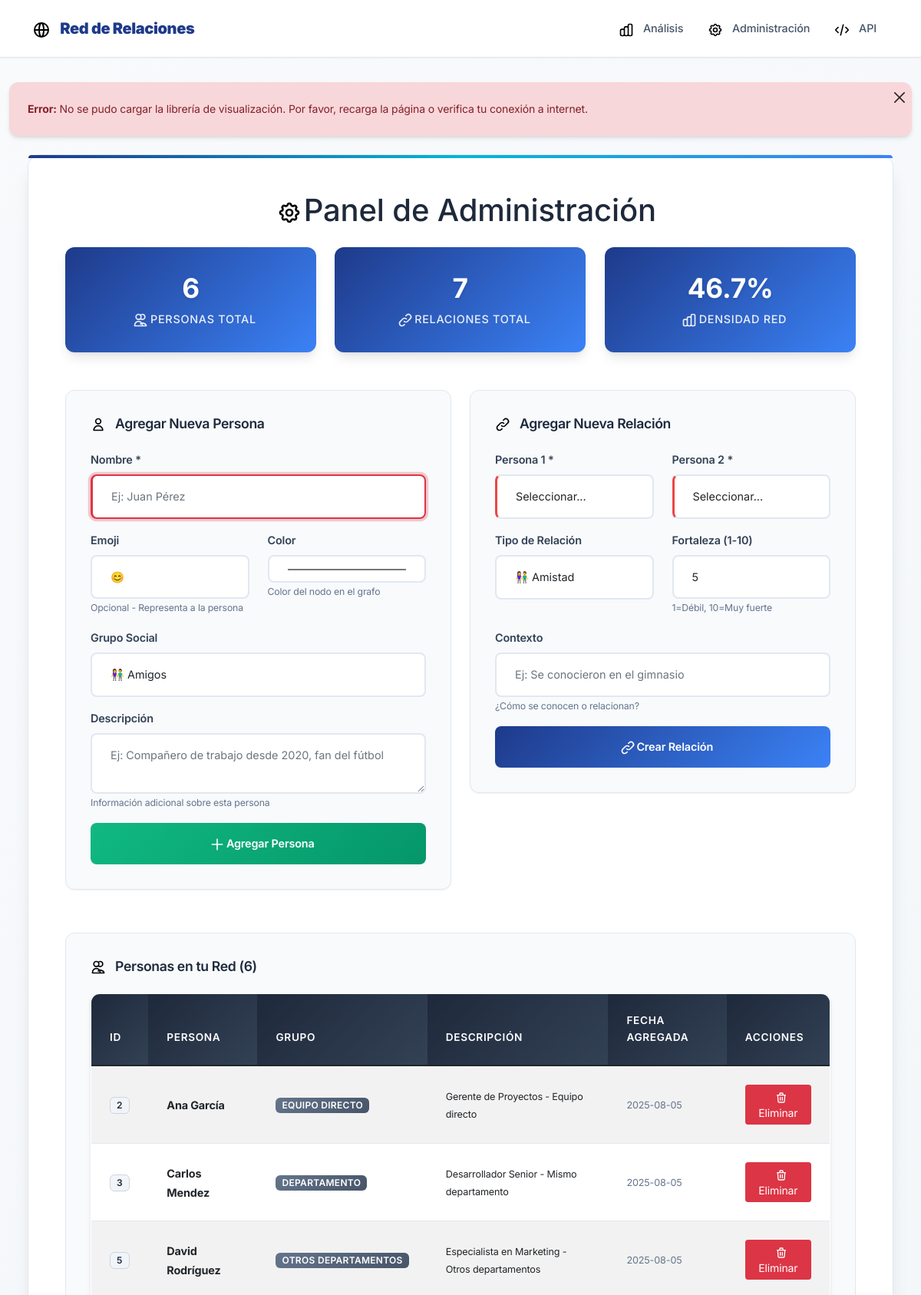
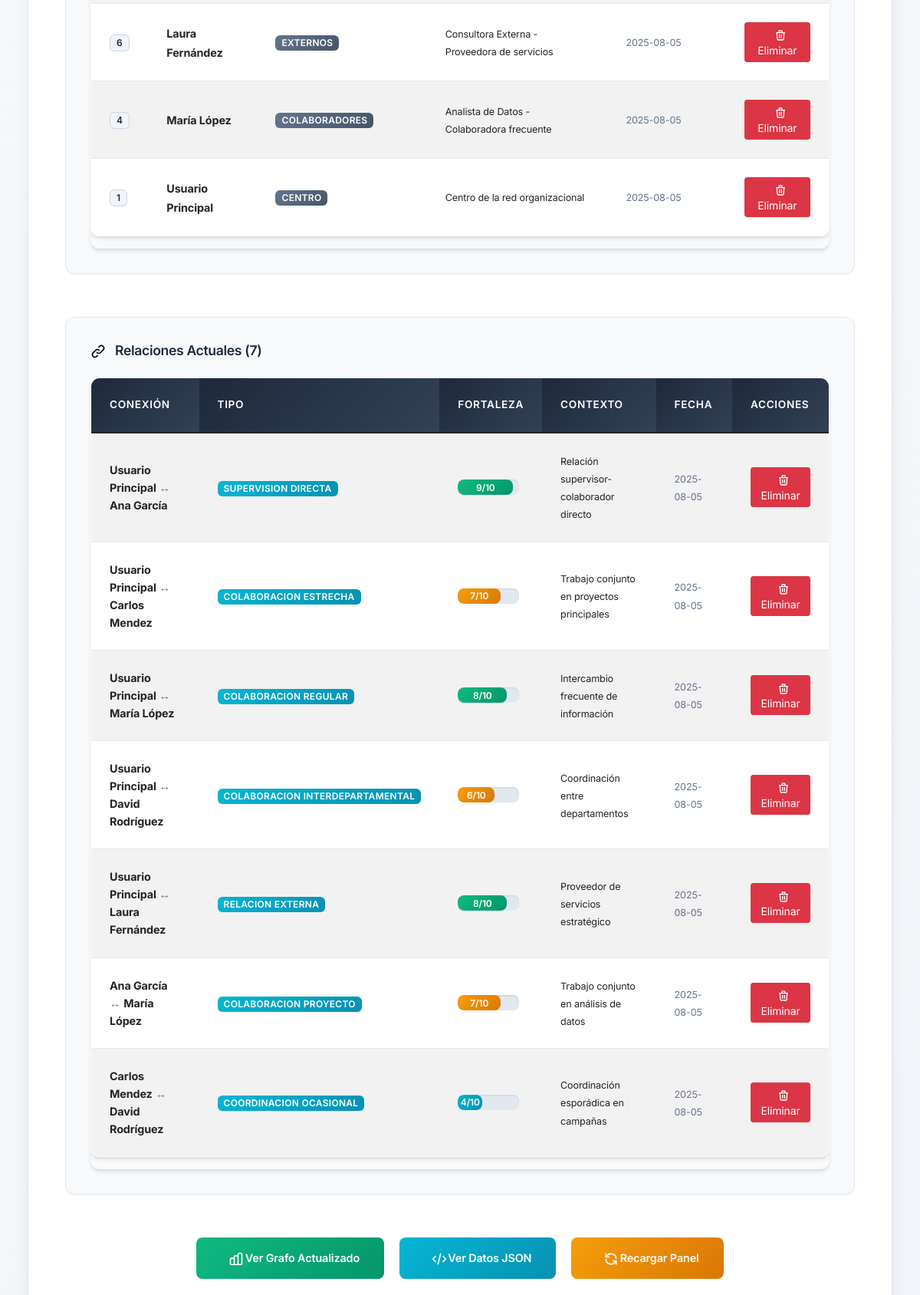
The page /admin (upper part) on the database its author committed (2 pictures, top to bottom).
### tables this page shows
CREATE TABLE personas (
            id INTEGER PRIMARY KEY AUTOINCREMENT,
            nombre TEXT NOT NULL UNIQUE,
            icono TEXT DEFAULT 'user',
            grupo TEXT DEFAULT 'contactos',
            color TEXT DEFAULT '#3b82f6',
            descripcion TEXT,
            posicion_x REAL,
            posicion_y REAL,
            fecha_creacion TIMESTAMP DEFAULT CURRENT_TIMESTAMP
        );

CREATE TABLE relaciones (
            id INTEGER PRIMARY KEY AUTOINCREMENT,
            persona1_id INTEGER,
            persona2_id INTEGER,
            tipo TEXT DEFAULT 'profesional',
            fortaleza INTEGER DEFAULT 5,
            contexto TEXT,
            fecha_creacion TIMESTAMP DEFAULT CURRENT_TIMESTAMP,
            FOREIGN KEY (persona1_id) REFERENCES personas (id),
            FOREIGN KEY (persona2_id) REFERENCES personas (id),
            UNIQUE(persona1_id, persona2_id)
        );

### mi_red_social/app.py (the view)
@app.route('/admin')
def admin():
    conn = get_db_connection()
    personas = conn.execute('SELECT * FROM personas ORDER BY nombre').fetchall()
    relaciones = conn.execute('''
        SELECT r.*, p1.nombre as persona1_nombre, p2.nombre as persona2_nombre
        FROM relaciones r
        JOIN personas p1 ON r.persona1_id = p1.id
        JOIN personas p2 ON r.persona2_id = p2.id
        ORDER BY r.fecha_creacion DESC
    ''').fetchall()
    conn.close()
    return render_template('admin.html', personas=personas, relaciones=relaciones)

### mi_red_social/templates/admin.html (shortened to what this page needs)
{% extends "base.html" %}
{% block content %}
<div class="main-container">
    <h1 class="text-center mb-4">
        <i class="icon icon-settings icon-xl"></i>
        Panel de Administración
    </h1>
    <div class="row mb-4">
        <div class="col-md-4">
            <div class="stats-card">
                <h3>{{ personas|length }}</h3>
                <p class="mb-0">
                    <i class="icon icon-users icon-white"></i>
                    Personas Total
                </p>
            </div>
        </div>
        <div class="col-md-4">
            <div class="stats-card">
                <h3>{{ relaciones|length }}</h3>
                <p class="mb-0">
                    <i class="icon icon-connections icon-white"></i>
                    Relaciones Total
                </p>
            </div>
        </div>
        <div class="col-md-4">
            <div class="stats-card">
                <h3>{{ ((relaciones|length / ((personas|length * (personas|length - 1)) / 2)) * 100)|round(1) if personas|length > 1 else 0 }}%</h3>
                <p class="mb-0">
                    <i class="icon icon-chart icon-white"></i>
                    Densidad Red
                </p>
            </div>
        </div>
    </div>
    <div class="row">
        <div class="col-md-6">
            <div class="admin-panel">
                <h4>
                    <i class="icon icon-user"></i>
                    Agregar Nueva Persona
                </h4>
                <form method="POST" action="{{ url_for('agregar_persona') }}">
                    <div class="mb-3">
                        <label class="form-label">Nombre *</label>
                        <input type="text" class="form-control" name="nombre" required placeholder="Ej: Juan Pérez">
                    </div>
                    <div class="row">
                        <div class="col-md-6">
                            <label class="form-label">Emoji</label>
                            <input type="text" class="form-control" name="emoji" placeholder="😊" maxlength="2">
                            <small class="text-muted">Opcional - Representa a la persona</small>
                        </div>
                        <div class="col-md-6">
                            <label class="form-label">Color</label>
                            <input type="color" class="form-control" name="color" value="#4ecdc4">
                            <small class="text-muted">Color del nodo en el grafo</small>
                        </div>
                    </div>
                    <div class="mb-3 mt-3">
                        <label class="form-label">Grupo Social</label>
                        <select class="form-control" name="grupo">
                            <option value="amigos">👫 Amigos</option>
                        </select>
                    </div>
                    <div class="mb-3">
                        <label class="form-label">Descripción</label>
                        <textarea class="form-control" name="descripcion" rows="2" placeholder="Ej: Compañero de trabajo desde 2020, fan del fútbol"></textarea>
                        <small class="text-muted">Información adicional sobre esta persona</small>
                    </div>
                    <button type="submit" class="btn btn-success btn-custom w-100">
                        <i class="icon icon-plus icon-white"></i>
                        Agregar Persona
                    </button>
                </form>
            </div>
        </div>
        <div class="col-md-6">
            <div class="admin-panel">
                <h4>
                    <i class="icon icon-link"></i>
                    Agregar Nueva Relación
                </h4>
                <form method="POST" action="{{ url_for('agregar_relacion') }}">
                    <div class="row">
                        <div class="col-md-6">
                            <label class="form-label">Persona 1 *</label>
                            <select class="form-control" name="persona1_id" required>
                                <option value="">Seleccionar...</option>
                            </select>
                        </div>
                        <div class="col-md-6">
                            <label class="form-label">Persona 2 *</label>
                            <select class="form-control" name="persona2_id" required>
                                <option value="">Seleccionar...</option>
                            </select>
                        </div>
                    </div>
                    <div class="row mt-3">
                        <div class="col-md-6">
                            <label class="form-label">Tipo de Relación</label>
                            <select class="form-control" name="tipo">
                                <option value="amistad">👫 Amistad</option>
                            </select>
                        </div>
                        <div class="col-md-6">
                            <label class="form-label">Fortaleza (1-10)</label>
                            <input type="number" class="form-control" name="fortaleza" min="1" max="10" value="5">
                            <small class="text-muted">1=Débil, 10=Muy fuerte</small>
                        </div>
                    </div>
                    <div class="mb-3 mt-3">
                        <label class="form-label">Contexto</label>
                        <input type="text" class="form-control" name="contexto" placeholder="Ej: Se conocieron en el gimnasio">
                        <small class="text-muted">¿Cómo se conocen o relacionan?</small>
                    </div>
                    <button type="submit" class="btn btn-primary btn-custom w-100">
                        <i class="icon icon-link icon-white"></i>
                        Crear Relación
                    </button>
                </form>
            </div>
        </div>
    </div>
    <div class="row mt-4">
        <div class="col-12">
            <div class="admin-panel">
                <h4>
                    <i class="icon icon-users"></i>
                    Personas en tu Red ({{ personas|length }})
                </h4>
                <div class="table-responsive">
                    <table class="table table-striped table-hover">
                        <thead class="table-dark">
                            <tr>
                                <th>ID</th>
                                <th>Persona</th>
                                <th>Grupo</th>
                                <th>Descripción</th>
                                <th>Fecha Agregada</th>
                                <th>Acciones</th>
                            </tr>
                        </thead>
                        <tbody>
                            {% for persona in personas %}
                            <tr>
                                <td><span class="badge bg-light text-dark">{{ persona.id }}</span></td>
                                <td>
                                    <strong>{{ persona.nombre }}</strong>
                                </td>
                                <td>
                                    <span class="badge bg-secondary">{{ persona.grupo.replace('_', ' ').title() }}</span>
                                </td>
                                <td>
                                    <small>{{ persona.descripcion or 'Sin descripción' }}</small>
                                </td>
                                <td>
                                    <small class="text-muted">{{ persona.fecha_creacion[:10] if persona.fecha_creacion else 'N/A' }}</small>
                                </td>
                                <td>
                                    {% if persona.nombre != 'Tú' %}
                                    <a href="{{ url_for('eliminar_persona', persona_id=persona.id) }}"
                                       class="btn btn-sm btn-danger"
                                       onclick="return confirm('¿Estás seguro de eliminar a {{ persona.nombre }}? Se eliminarán también todas sus relaciones.')">
                                       <i class="icon icon-trash icon-white icon-sm"></i>
                                       Eliminar
                                    </a>
                                    {% else %}
                                    <span class="badge bg-warning text-dark">
                                        <i class="icon icon-crown icon-sm"></i>
                                        Centro de la Red
                                    </span>
                                    {% endif %}
                                </td>
                            </tr>
                            {% endfor %}
                        </tbody>
                    </table>
                </div>
            </div>
        </div>
    </div>
    <div class="row mt-4">
        <div class="col-12">
            <div class="admin-panel">
                <h4>
                    <i class="icon icon-connections"></i>
                    Relaciones Actuales ({{ relaciones|length }})
                </h4>
                <div class="table-responsive">
                    <table class="table table-striped table-hover">
                        <thead class="table-dark">
                            <tr>
                                <th>Conexión</th>
                                <th>Tipo</th>
                                <th>Fortaleza</th>
                                <th>Contexto</th>
                                <th>Fecha</th>
                                <th>Acciones</th>
                            </tr>
                        </thead>
                        <tbody>
                            {% for relacion in relaciones %}
                            <tr>
                                <td>
                                    <strong>{{ relacion.persona1_nombre }}</strong>
                                    <span class="text-muted">↔</span>
                                    <strong>{{ relacion.persona2_nombre }}</strong>
                                </td>
                                <td>
                                    <span class="badge bg-info">{{ relacion.tipo.replace('_', ' ').title() }}</span>
                                </td>
                                <td>
                                    <div class="progress" style="height: 20px; width: 80px;">
                                        <div class="progress-bar{% if relacion.fortaleza >= 8 %} bg-success{% elif relacion.fortaleza >= 6 %} bg-warning{% elif relacion.fortaleza >= 4 %} bg-info{% else %} bg-secondary{% endif %}" style="width: {{ relacion.fortaleza * 10 }}%;">
                                            {{ relacion.fortaleza }}/10
                                        </div>
                                    </div>
                                </td>
                                <td>
                                    <small>{{ relacion.contexto or 'Sin contexto específico' }}</small>
                                </td>
                                <td>
                                    <small class="text-muted">{{ relacion.fecha_creacion[:10] if relacion.fecha_creacion else 'N/A' }}</small>
                                </td>
                                <td>
                                    <a href="{{ url_for('eliminar_relacion', relacion_id=relacion.id) }}"
                                       class="btn btn-sm btn-danger"
                                       onclick="return confirm('¿Eliminar la relación entre {{ relacion.persona1_nombre }} y {{ relacion.persona2_nombre }}?')">
                                       <i class="icon icon-trash icon-white icon-sm"></i>
                                       Eliminar
                                    </a>
                                </td>
                            </tr>
                            {% endfor %}
                        </tbody>
                    </table>
                </div>
            </div>
        </div>
    </div>
    <div class="row mt-4">
        <div class="col-12 text-center">
            <a href="{{ url_for('index') }}" class="btn btn-success btn-custom btn-lg me-3">
                <i class="icon icon-chart icon-white"></i>
                Ver Grafo Actualizado
            </a>
            <a href="/api/grafo" target="_blank" class="btn btn-info btn-custom me-3">
                <i class="icon icon-code icon-white"></i>
                Ver Datos JSON
            </a>
            <button class="btn btn-warning btn-custom" onclick="location.reload()">
                <i class="icon icon-refresh icon-white"></i>
                Recargar Panel
            </button>
        </div>
    </div>
</div>
{% endblock %}

### mi_red_social/templates/base.html (shortened to what this page needs)
<!DOCTYPE html>
<html lang="es">
<head>
    <link href="https://cdn.jsdelivr.net/npm/bootstrap@5.1.3/dist/css/bootstrap.min.css" rel="stylesheet">
    <link rel="stylesheet" type="text/css" href="https://unpkg.com/vis-network/standalone/umd/vis-network.min.css" />
    <link rel="stylesheet" type="text/css" href="{{ url_for('static', filename='css/base.css') }}">
    <link rel="stylesheet" type="text/css" href="{{ url_for('static', filename='css/index.css') }}">
    <link rel="stylesheet" type="text/css" href="{{ url_for('static', filename='css/accessibility.css') }}">
</head>
<body>
    <nav class="navbar navbar-expand-lg navbar-light navbar-custom" role="navigation" aria-label="Navegación principal">
        <div class="container">
            <a class="navbar-brand" href="{{ url_for('index') }}" aria-label="Ir a la página principal">
                <i class="icon icon-network icon-lg" aria-hidden="true"></i>
                <strong>Red de Relaciones</strong>
            </a>
            <div class="navbar-nav ms-auto">
                <a class="nav-link" href="{{ url_for('index') }}" aria-label="Ir al análisis de red">
                    <i class="icon icon-chart" aria-hidden="true"></i>
                    Análisis
                </a>
                <a class="nav-link" href="{{ url_for('admin') }}" aria-label="Ir a la administración">
                    <i class="icon icon-settings" aria-hidden="true"></i>
                    Administración
                </a>
                <a class="nav-link" href="/api/grafo" target="_blank" aria-label="Abrir API en nueva ventana">
                    <i class="icon icon-code" aria-hidden="true"></i>
                    API
                </a>
            </div>
        </div>
    </nav>
    <div class="container-fluid">
        <main id="main-content" tabindex="-1">
            {% block content %}{% endblock %}
        </main>
    </div>
</body>
</html>

### rows shown on the page
personas: id "2", nombre "Ana García", grupo.replace "EQUIPO DIRECTO", descripcion "Gerente de Proyectos - Equipo directo", fecha_creacion "2025-08-05"
personas: id "3", nombre "Carlos Mendez", grupo.replace "DEPARTAMENTO", descripcion "Desarrollador Senior - Mismo departamento", fecha_creacion "2025-08-05"
personas: id "5", nombre "David Rodríguez", grupo.replace "OTROS DEPARTAMENTOS", descripcion "Especialista en Marketing - Otros departamentos", fecha_creacion "2025-08-05"
personas: id "6", nombre "Laura Fernández", grupo.replace "EXTERNOS", descripcion "Consultora Externa - Proveedora de servicios", fecha_creacion "2025-08-05"
personas: id "4", nombre "María López", grupo.replace "COLABORADORES", descripcion "Analista de Datos - Colaboradora frecuente", fecha_creacion "2025-08-05"
personas: id "1", nombre "Usuario Principal", grupo.replace "CENTRO", descripcion "Centro de la red organizacional", fecha_creacion "2025-08-05"
relaciones: persona1_nombre "Usuario Principal", persona2_nombre "Ana García", tipo.replace "SUPERVISION DIRECTA", fortaleza "9", contexto "Relación supervisor-colaborador directo", fecha_creacion "2025-08-05"
relaciones: persona1_nombre "Usuario Principal", persona2_nombre "Carlos Mendez", tipo.replace "COLABORACION ESTRECHA", fortaleza "7", contexto "Trabajo conjunto en proyectos principales", fecha_creacion "2025-08-05"
relaciones: persona1_nombre "Usuario Principal", persona2_nombre "María López", tipo.replace "COLABORACION REGULAR", fortaleza "8", contexto "Intercambio frecuente de información", fecha_creacion "2025-08-05"
relaciones: persona1_nombre "Usuario Principal", persona2_nombre "David Rodríguez", tipo.replace "COLABORACION INTERDEPARTAMENTAL", fortaleza "6", contexto "Coordinación entre departamentos", fecha_creacion "2025-08-05"
relaciones: persona1_nombre "Usuario Principal", persona2_nombre "Laura Fernández", tipo.replace "RELACION EXTERNA", fortaleza "8", contexto "Proveedor de servicios estratégico", fecha_creacion "2025-08-05"
relaciones: persona1_nombre "Ana García", persona2_nombre "María López", tipo.replace "COLABORACION PROYECTO", fortaleza "7", contexto "Trabajo conjunto en análisis de datos", fecha_creacion "2025-08-05"
relaciones: persona1_nombre "Carlos Mendez", persona2_nombre "David Rodríguez", tipo.replace "COORDINACION OCASIONAL", fortaleza "4", contexto "Coordinación esporádica en campañas", fecha_creacion "2025-08-05"

### other values the page prints
{{ personas|length }} "6"
{{ relaciones|length }} "7"
